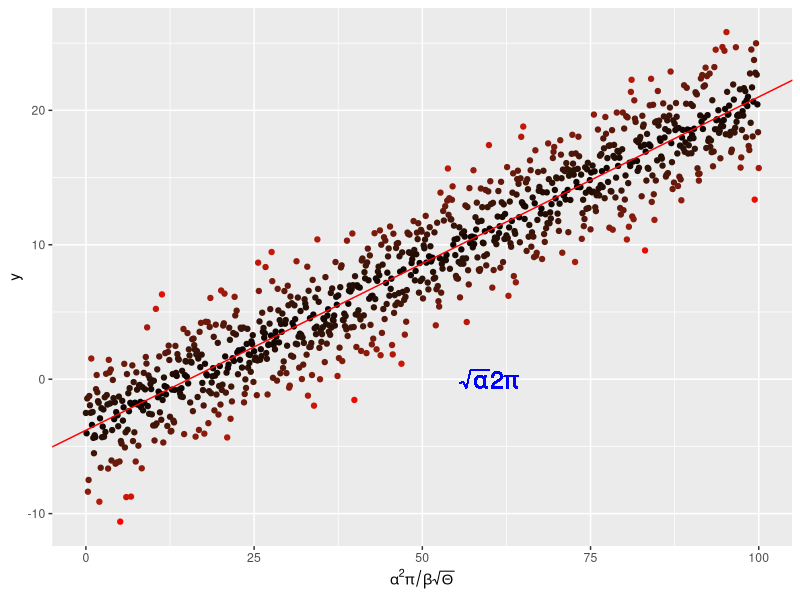

This chart was generated by the following R code: (Note: this script raises an error after producing the figure.)
rm(list = ls())
require(ggplot2)
x <- seq(0, 100, by = 0.1)
y <- -4. + 0.25 * x +
  rnorm(length(x), mean = 0., sd = 2.5)

# and put them in a dataframe
my_data <- data.frame(x = x, y = y)

# perform a linear regression
my_lm <- summary(lm(y ~ x, data = my_data))

# plot the data
p <-  ggplot(my_data, aes(x = x, y = y,
                          colour = abs(my_lm$residual))
) +
  geom_point() +
  scale_colour_gradient(low = "black", high = "red") +
  theme(legend.position = "none") +
  scale_x_continuous(
    expression(alpha^2 * pi / beta * sqrt(Theta)))

# add the regression line
p <- p + geom_abline(
  intercept = my_lm$coefficients[1][1],
  slope = my_lm$coefficients[2][1],
  colour = "red")
# throw some math on the plot
p <- p + geom_text(aes(x = 60, y = 0,
                       label = "sqrt(alpha) * 2* pi"), 
                   parse = TRUE, size = 6, 
                   colour = "blue")

#store into a pdf file
pdf("../result/MyLinReg.pdf")
print(p)
dev.off()

